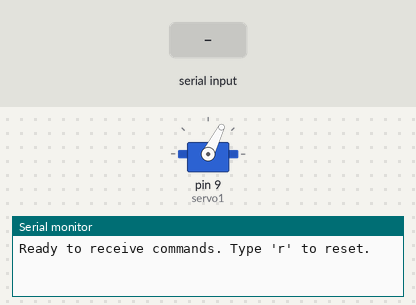
This sketch was run on a simulated Arduino Uno, built with avr-gcc and run on an emulated ATmega328P. Shown: servo, the last lines printed to the serial monitor. Inputs (shaded band) come from the test bench.

Above: at 1.25 s.
1.3 s: "r\n" received over Serial
At 3.3 s:
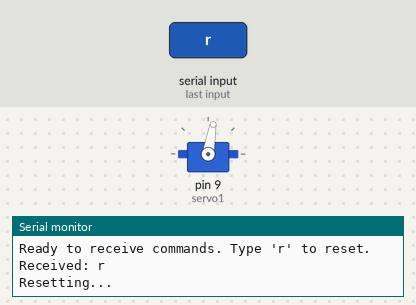
3.6 s: "r\n" received over Serial
At 4.0 s:
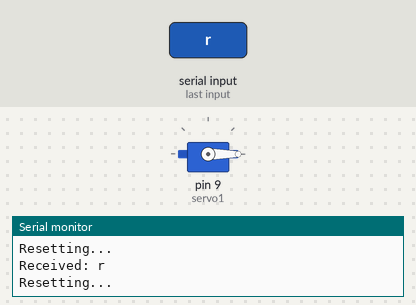
At 4.7 s:
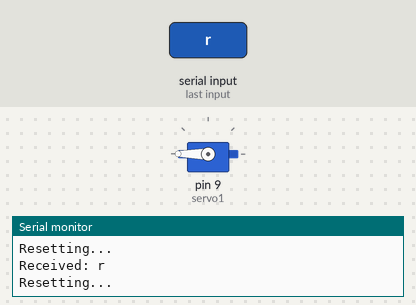
Timing chart, 0 to 6.6 s (numbered marks = the images above; inputs shaded):
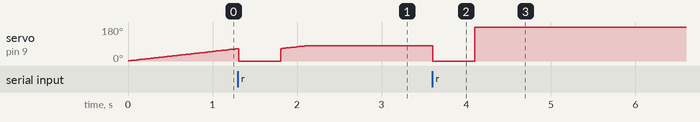

Measured:
- after the input at 3.6 s, servo on pin 9 (servo1): 80° → 0° at once, → 180° 0.50 s later

The sketch:

servoTest.ino
```cpp
#include <Servo.h>
#include <string.h>

// Initialize servo
Servo servo1; // Low E

// System variables
int reset = 0;
int wait = 10;
int base_fret = 45;
String inByte = ""; // <-- Moved outside loop so it's persistent

void setup() {
  Serial.begin(9600);
  servo1.attach(9); // Use a valid PWM pin (e.g., 9)
  servo1.write(reset);
  Serial.println("Ready to receive commands. Type 'r' to reset.");
}

void loop() {
  // Read serial input
  if (Serial.available()) {
    inByte = Serial.readStringUntil('\n'); // safer than readString()
    inByte.trim(); // removes any \r or spaces
    Serial.print("Received: ");
    Serial.println(inByte);

    if (inByte == "r") {
      Serial.println("Resetting...");
      servo1.write(reset);
      delay(500);
      servo1.write(180);
    }

    inByte = ""; // Clear input so it doesn't re-trigger
  }

  // Optional: move the servo gradually
  static int val = reset;
  if (val < 80) {
    val++;
    servo1.write(val);
    delay(20);  // Slow down motion
  }
}
```
